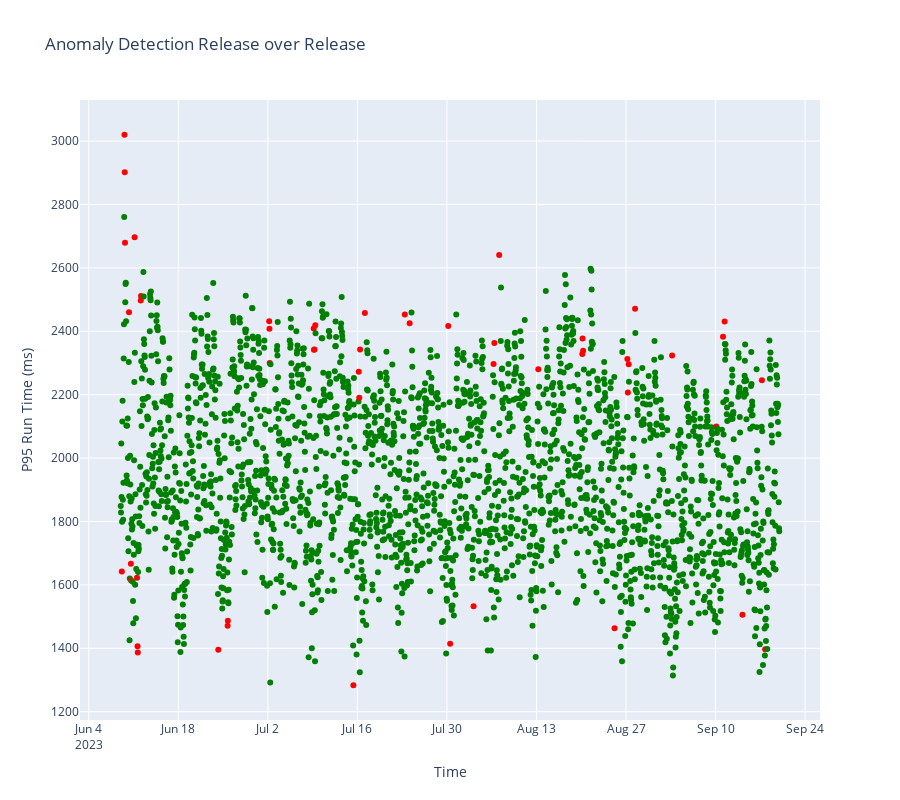

The notebook cell saved with this chart:
### Code cell
#plotting this hourly data, color-coded to whether it was flagged normal or anomalous
fig = go.Figure()
fig.update_layout(
    height=800,
    title="Anomaly Detection Release over Release",
    xaxis_title="Time",
    yaxis_title="P95 Run Time (ms)",
    
)

fig.add_trace(go.Scatter(x=performance['ds'], y=performance['y'],
                    mode='markers',
                    name='Anomalies - Red Colored Dots',    
                    marker_color=performance.color,
                    
                        ))

### Figure 1 — Plotly figure (JSON) as saved in the notebook; plotly's stock layout.template omitted (floating-point values rounded to 4 significant figures; data arrays with more than 128 entries replaced by an {"elided": "..."} marker saying what was removed)
{"data": [{"marker": {"color": {"elided": "2472 str values"}}, "mode": "markers", "name": "Anomalies - Red Colored Dots", "type": "scatter", "x": {"elided": "2472 str values"}, "y": {"elided": "2472 float values"}}], "layout": {"height": 800, "title": {"text": "Anomaly Detection Release over Release"}, "xaxis": {"title": {"text": "Time"}}, "yaxis": {"title": {"text": "P95 Run Time (ms)"}}}}
